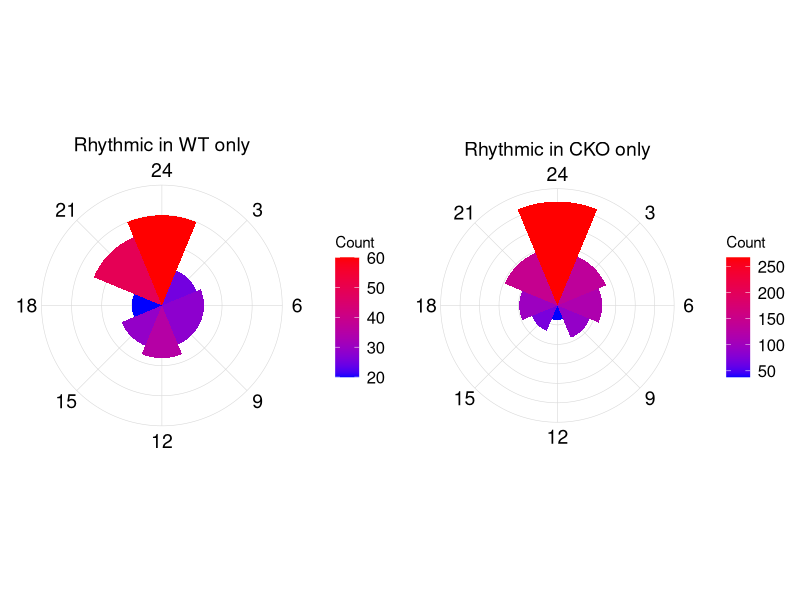
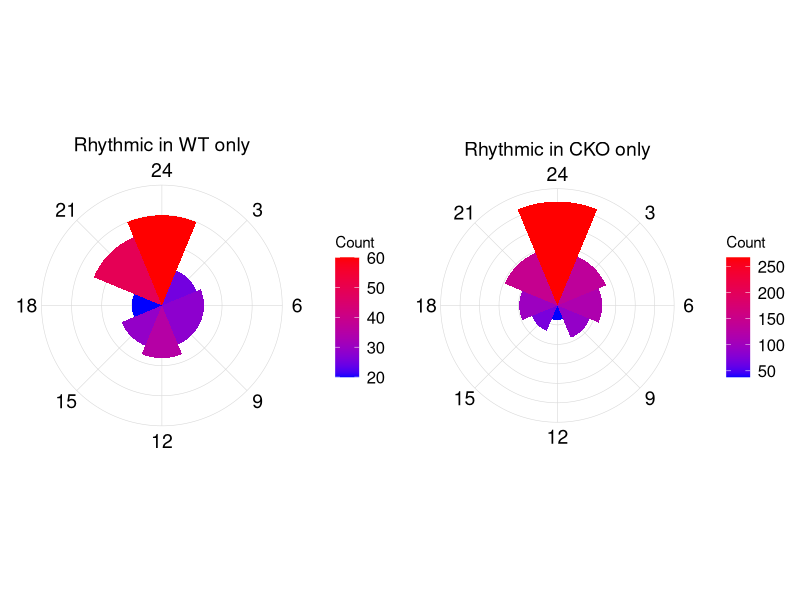
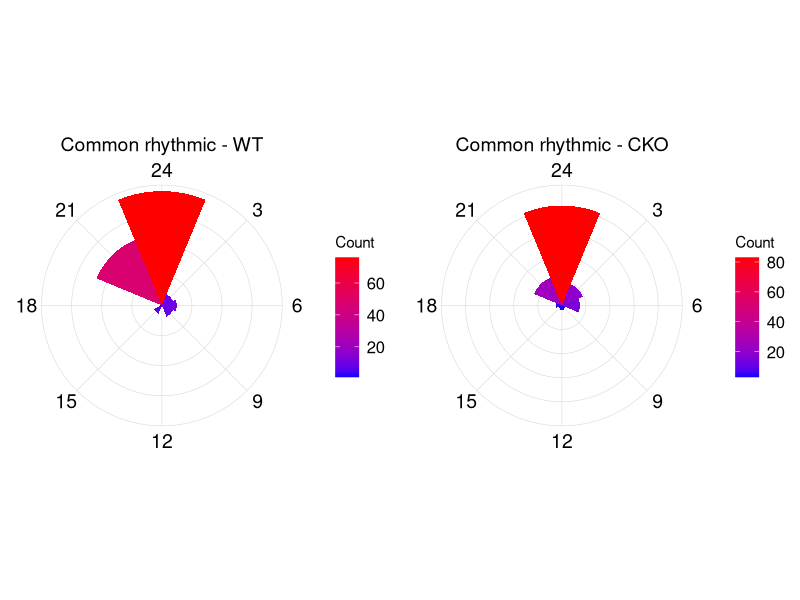
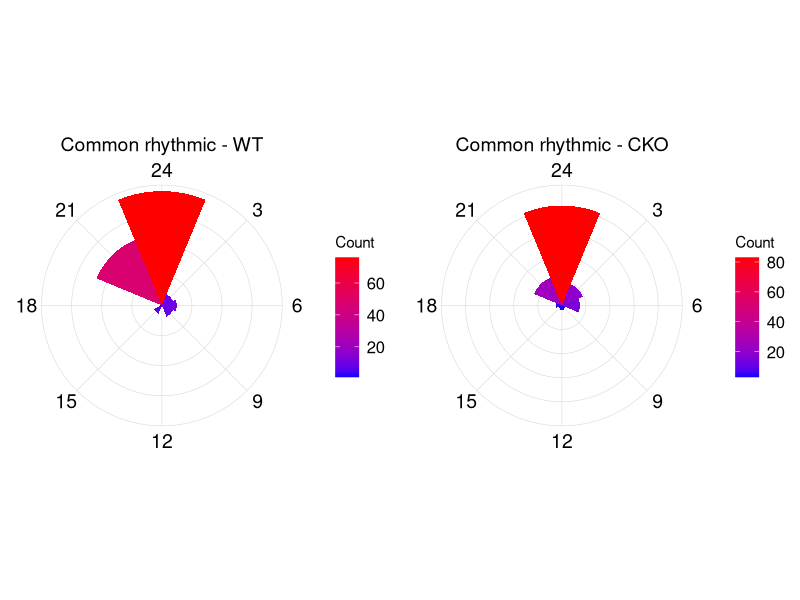
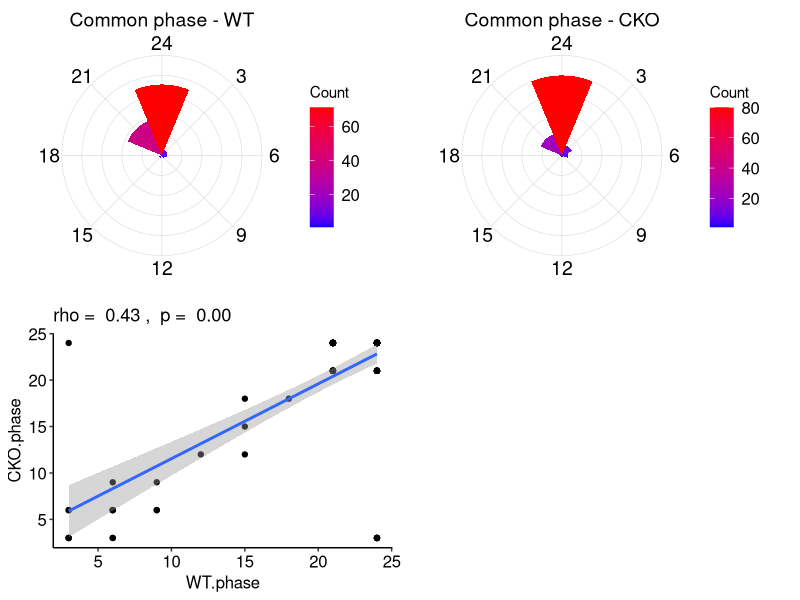
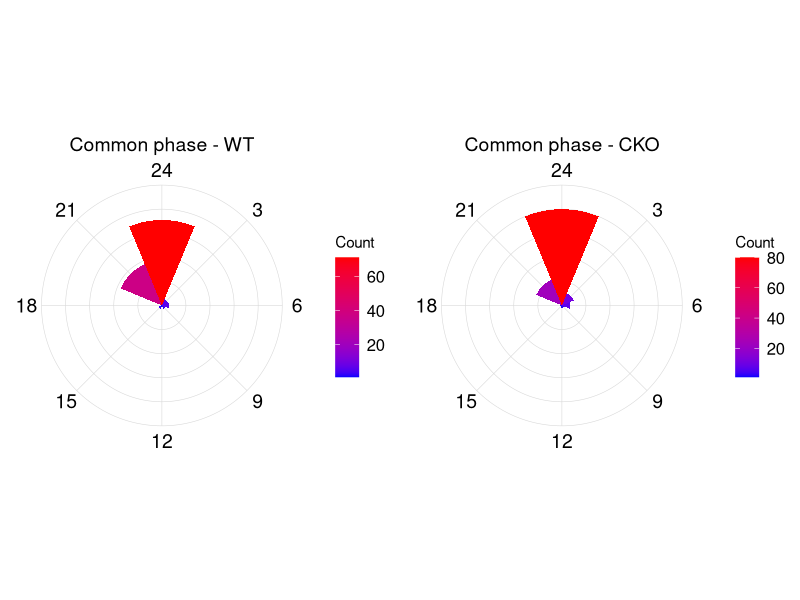

Write the R code that produced these figures, in order.
## ---- chunk 1
#######################################################################################################################################
# Independent analysis Notebook 7 - DESCRIPTION
#
# This is an extension of the Notebook 5, plotting circular histograms to compare the phases of different subsets of proteins.
# Note that this notebook requires the output of Notebook 6, where these subsets were defined.
#
# INPUTS = subsets of biologically significantly rhythmic proteins (.csv)
# OUTPUTS = circular histograms of phase, i.e. phase maps (.pdf)
# 
#######################################################################################################################################
## ---- chunk 2
# Setup
# Clear your workspace
rm(list=ls())

# Load useful packages
if (!require("tidyverse")) {
  install.packages("tidyverse", dependencies = TRUE)
  library(tidyverse)
} 

if (!require("gridExtra")) {
  install.packages("gridExtra", dependencies = TRUE)
  library(gridExtra)
}

if (!require("circular")) {
  install.packages("circular", dependencies = TRUE)
  library(circular)
}

# Make a list of all the .csv files in your working directory just so you can see what's going on
X = list.files(".",".csv")
## ---- chunk 3
# Read data files

WT_only <- read.csv("Rhythmic_in_WT_only.csv", stringsAsFactors = F)
CKO_only <- read.csv("Rhythmic_in_CKO_only.csv", stringsAsFactors = F)

common <- read.csv("Common_proteins_list.csv", stringsAsFactors = F)

## ---- chunk 4
# Create plotting function
axis_colour = "grey85"
axis_text_size = 14
legend_text_size = 12

phasemap <- function(data, ymax, yint, title) {
  ggplot(data, aes(x = phase)) + 
  geom_hline(yintercept = seq(0, ymax, by = yint), colour = axis_colour, size = 0.2) + #define how many concentric circles
  geom_vline(xintercept = seq(3, 24, 3), colour = axis_colour, size = 0.2) + #define how many spokes of the wheel
  geom_histogram(binwidth=3, aes(fill = ..count..)) +
  scale_x_continuous(name = title,
                     breaks = seq(3, 24, 3),
                     position = "top") +
  scale_fill_gradient("Count", low="blue", high="red") +
  theme(axis.text.x = element_text(color = "black", size = axis_text_size, vjust = 0),
        axis.title.x = element_text(size = axis_text_size),
        axis.title.y = element_blank(), 
        axis.text.y = element_blank(),
        axis.ticks.y = element_blank(),
        panel.grid = element_blank(),
        panel.border = element_blank(),
        plot.background = element_rect(fill="transparent"),
        panel.background = element_rect(fill = "transparent"),
        legend.box.background = element_blank(),
        legend.text = element_text(size = legend_text_size)
        ) +
  coord_polar(theta = "x", start = (22.5*pi)/180, direction = 1) # Rotate so that 24/0 is at the top
}

## ---- chunk 5
# plot and export proteins rhythmic in a single genotype
WT_plt <- phasemap(data = WT_only, ymax = 80, yint = 20, title = "Rhythmic in WT only")
CKO_plt <- phasemap(data = CKO_only, ymax = 300, yint = 50, title = "Rhythmic in CKO only")

grid.arrange(WT_plt, CKO_plt, nrow = 1)

ggsave(filename = "Phase.maps.1.pdf", 
       plot = grid.arrange(WT_plt, CKO_plt, nrow = 1), 
       device = "pdf")
## ---- chunk 6
# plot and export proteins rhythmic in both genotypes
WT_plt2 <- ggplot(common, aes(x = WT.phase)) + 
  geom_hline(yintercept = seq(0, 80, by = 20), colour = axis_colour, size = 0.2) + #define how many concentric circles
  geom_vline(xintercept = seq(3, 24, 3), colour = axis_colour, size = 0.2) + #define how many spokes of the wheel
  geom_histogram(binwidth=3, aes(fill = ..count..)) +
  scale_x_continuous(name = "Common rhythmic - WT",
                     breaks = seq(3, 24, 3),
                     position = "top") +
  scale_fill_gradient("Count", low="blue", high="red") +
  theme(axis.text.x = element_text(color = "black", size = axis_text_size, vjust = 0),
        axis.title.x = element_text(size = axis_text_size),
        axis.title.y = element_blank(), 
        axis.text.y = element_blank(),
        axis.ticks.y = element_blank(),
        panel.grid = element_blank(),
        panel.border = element_blank(),
        plot.background = element_rect(fill="transparent"),
        panel.background = element_rect(fill = "transparent"),
        legend.box.background = element_blank(),
        legend.text = element_text(size = legend_text_size)
        ) +
  coord_polar(theta = "x", start = (22.5*pi)/180, direction = 1)

  
  

CKO_plt2 <- ggplot(common, aes(x = CKO.phase)) + 
  geom_hline(yintercept = seq(0, 100, by = 20), colour = axis_colour, size = 0.2) + #define how many concentric circles
  geom_vline(xintercept = seq(3, 24, 3), colour = axis_colour, size = 0.2) + #define how many spokes of the wheel
  geom_histogram(binwidth=3, aes(fill = ..count..)) +
  scale_x_continuous(name = "Common rhythmic - CKO",
                     breaks = seq(3, 24, 3),
                     position = "top") +
  scale_fill_gradient("Count", low="blue", high="red") +
  theme(axis.text.x = element_text(color = "black", size = axis_text_size, vjust = 0),
        axis.title.x = element_text(size = axis_text_size),
        axis.title.y = element_blank(), 
        axis.text.y = element_blank(),
        axis.ticks.y = element_blank(),
        panel.grid = element_blank(),
        panel.border = element_blank(),
        plot.background = element_rect(fill="transparent"),
        panel.background = element_rect(fill = "transparent"),
        legend.box.background = element_blank(),
        legend.text = element_text(size = legend_text_size)
        ) +
  coord_polar(theta = "x", start = (22.5*pi)/180, direction = 1)
  
  


grid.arrange(WT_plt2, CKO_plt2, nrow = 1)

ggsave(filename = "Phase.maps.2.pdf", 
       plot = grid.arrange(WT_plt2, CKO_plt2, nrow = 1), 
       device = "pdf")
## ---- chunk 7
# Which proteins are rhythmic in both AND have a similar phase?

common$WT.phase <- as.numeric(common$WT.phase)
common$CKO.phase <- as.numeric(common$CKO.phase)

b <- common[which((common$WT.phase == common$CKO.phase) | # These have exactly the same phase
                    (common$WT.phase == (common$CKO.phase + 3)) | # These have phase 3h apart (CKO>WT)
                    (common$WT.phase == (common$CKO.phase - 3)) | # These have phase 3h apart (CKO<WT)
                    (common$WT.phase == 3 & common$CKO.phase == 24) | # These have phase 3h apart with CKO at 0/24
                    (common$WT.phase == 24 & common$CKO.phase == 3) # These have phase 3h apart with WT at 0/24
                  ),]

m <- cor.test(b$WT.phase, b$CKO.phase, method = "spearman")

plot <- ggplot(b, aes(x = WT.phase, y = CKO.phase)) +
  geom_point() + 
  geom_smooth(method=lm) +
  theme( # make it look nice
  panel.border = element_blank(),  
  panel.grid.major = element_blank(),
  panel.grid.minor = element_blank(),
  panel.background = element_blank(),
  axis.line = element_line(colour = "black"),
  axis.text=element_text(colour="black", size = 12),
  axis.title = element_text(colour = "black", size = 12)) +
  labs(title = paste("rho = ", format(round(m$estimate, 2), nsmall = 2), ", ",
                     "p = ", format(round(m$p.value, 2), nsmall = 2)))

WT_plt3 <- ggplot(b, aes(x = WT.phase)) + 
  geom_hline(yintercept = seq(0, 100, by = 20), colour = axis_colour, size = 0.2) + #define how many concentric circles
  geom_vline(xintercept = seq(3, 24, 3), colour = axis_colour, size = 0.2) + #define how many spokes of the wheel
  geom_histogram(binwidth=3, aes(fill = ..count..)) +
  scale_x_continuous(name = "Common phase - WT",
                     breaks = seq(3, 24, 3),
                     position = "top") +
  scale_fill_gradient("Count", low="blue", high="red") +
  theme(axis.text.x = element_text(color = "black", size = axis_text_size, vjust = 0),
        axis.title.x = element_text(size = axis_text_size),
        axis.title.y = element_blank(), 
        axis.text.y = element_blank(),
        axis.ticks.y = element_blank(),
        panel.grid = element_blank(),
        panel.border = element_blank(),
        plot.background = element_rect(fill="transparent"),
        panel.background = element_rect(fill = "transparent"),
        legend.box.background = element_blank(),
        legend.text = element_text(size = legend_text_size)
        ) +
  coord_polar(theta = "x", start = (22.5*pi)/180, direction = 1)

  
  

CKO_plt3 <- ggplot(b, aes(x = CKO.phase)) + 
  geom_hline(yintercept = seq(0, 100, by = 20), colour = axis_colour, size = 0.2) + #define how many concentric circles
  geom_vline(xintercept = seq(3, 24, 3), colour = axis_colour, size = 0.2) + #define how many spokes of the wheel
  geom_histogram(binwidth=3, aes(fill = ..count..)) +
  scale_x_continuous(name = "Common phase - CKO",
                     breaks = seq(3, 24, 3),
                     position = "top") +
  scale_fill_gradient("Count", low="blue", high="red") +
  theme(axis.text.x = element_text(color = "black", size = axis_text_size, vjust = 0),
        axis.title.x = element_text(size = axis_text_size),
        axis.title.y = element_blank(), 
        axis.text.y = element_blank(),
        axis.ticks.y = element_blank(),
        panel.grid = element_blank(),
        panel.border = element_blank(),
        plot.background = element_rect(fill="transparent"),
        panel.background = element_rect(fill = "transparent"),
        legend.box.background = element_blank(),
        legend.text = element_text(size = legend_text_size)
        ) +
  coord_polar(theta = "x", start = (22.5*pi)/180, direction = 1)
  
  


grid.arrange(WT_plt3, CKO_plt3, plot, nrow = 2)

ggsave(filename = "Phase.maps.3.pdf", 
       plot = grid.arrange(WT_plt3, CKO_plt3, nrow = 1), 
       device = "pdf")
## ---- chunk 8
#######################################################################################################################################
# Do circular statistics

# NB: Circular Statistics in R (Pewsey et al. 2013) - a very good book to read, and justification for the analysis method.
#######################################################################################################################################

# Set up dataframes and convert phase into angles in radians

WT <- WT_only[,1:8]
CKO <- CKO_only[,1:8]

WT$angle <- as.circular(WT$phase *(pi/12))
CKO$angle <- as.circular(CKO$phase *(pi/12))

#######################################################################################################################################
# Watson's test for a common distribution (two samples)
# Null hypothesis: the two datasets are drawn from the same circular distribution.
#######################################################################################################################################

watson.two.test(WT$angle, CKO$angle)
